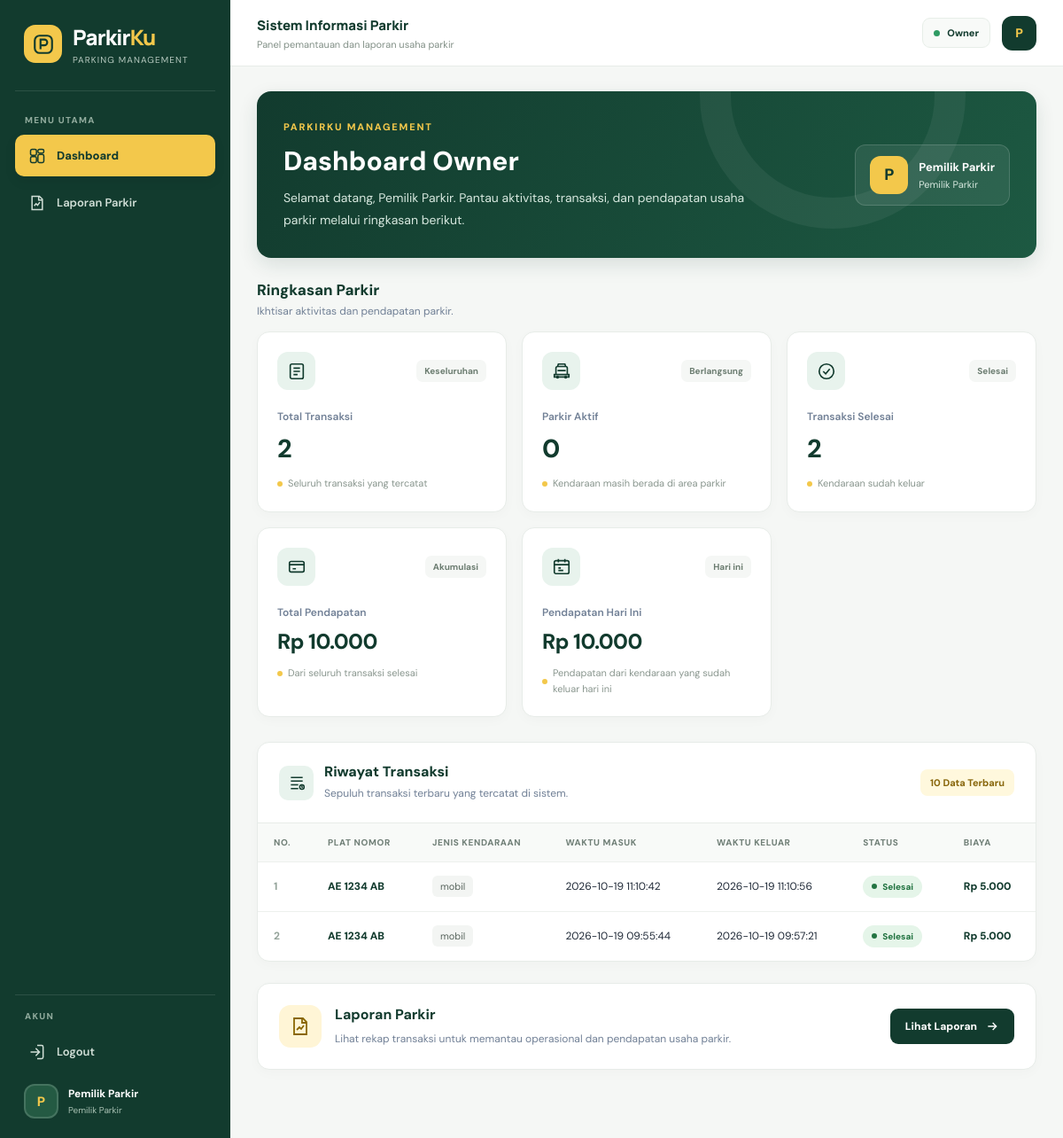
The app's page /parkir/owner/dashboard.php (signed in) with its own data.
### tables this page shows
CREATE TABLE `tb_transaksi` (
  `id_parkir` int(11) NOT NULL,
  `id_kendaraan` int(11) NOT NULL,
  `waktu_masuk` datetime NOT NULL DEFAULT current_timestamp(),
  `waktu_keluar` datetime DEFAULT NULL,
  `id_tarif` int(11) DEFAULT NULL,
  `durasi_jam` int(11) DEFAULT NULL,
  `biaya_total` decimal(12,2) NOT NULL DEFAULT 0.00,
  `status` enum('masuk','keluar') NOT NULL DEFAULT 'masuk',
  `id_user` int(11) DEFAULT NULL,
  `id_area` int(11) DEFAULT NULL
);

CREATE TABLE `tb_kendaraan` (
  `id_kendaraan` int(11) NOT NULL,
  `plat_nomor` varchar(15) NOT NULL,
  `jenis_kendaraan` varchar(20) NOT NULL,
  `warna` varchar(20) DEFAULT NULL,
  `pemilik` varchar(100) DEFAULT NULL,
  `id_user` int(11) DEFAULT NULL
);

### parkir/koneksi.php (called while the page is built, shortened)
<?php
function e($nilai): string
{
    return htmlspecialchars(
        (string) $nilai,
        ENT_QUOTES,
        'UTF-8'
    );
}

### parkir/owner/dashboard.php (the view, shortened to what this page needs)
<?php
require_once __DIR__ . '/../koneksi.php';
function formatRupiahOwner($angka): string
{
    return 'Rp ' . number_format((float) $angka, 0, ',', '.');
}
$totalTransaksi = 0;
$parkirAktif = 0;
$transaksiSelesai = 0;
$totalPendapatan = 0;
$pendapatanHariIni = 0;
$terbaru = [];
try {
    $totalTransaksi = (int) $pdo->query(
        'SELECT COUNT(*) FROM tb_transaksi'
    )->fetchColumn();
    $parkirAktif = (int) $pdo->query(
        "SELECT COUNT(*) FROM tb_transaksi WHERE status = 'masuk'"
    )->fetchColumn();
    $transaksiSelesai = (int) $pdo->query(
        "SELECT COUNT(*) FROM tb_transaksi WHERE status = 'keluar'"
    )->fetchColumn();
    $totalPendapatan = (float) $pdo->query(
        "SELECT COALESCE(SUM(biaya_total), 0)
         FROM tb_transaksi
         WHERE status = 'keluar'"
    )->fetchColumn();
    $pendapatanHariIni = (float) $pdo->query(
        "SELECT COALESCE(SUM(biaya_total), 0)
         FROM tb_transaksi
         WHERE status = 'keluar'
           AND DATE(waktu_keluar) = CURDATE()"
    )->fetchColumn();
    $stmt = $pdo->query(
        "SELECT
            t.id_parkir,
            k.plat_nomor,
            k.jenis_kendaraan,
            t.waktu_masuk,
            t.waktu_keluar,
            t.status,
            t.biaya_total
         FROM tb_transaksi t
         INNER JOIN tb_kendaraan k
            ON k.id_kendaraan = t.id_kendaraan
         ORDER BY t.id_parkir DESC
         LIMIT 10"
    );
    $terbaru = $stmt->fetchAll(PDO::FETCH_ASSOC);
} catch (Throwable $e) {
    error_log('Dashboard Owner: ' . $e->getMessage());
    $errorDashboard = 'Sebagian data dashboard gagal dimuat. Periksa database.';
}
require __DIR__ . '/header.php';
?>
<div class="owner-dashboard">
    <section class="owner-welcome">
        <div class="owner-welcome-content">
            <span class="owner-eyebrow">ParkirKu Management</span>
            <h1>Dashboard Owner</h1>
            <p>
                Selamat datang, <?= e($namaOwner) ?>.
                Pantau aktivitas, transaksi, dan pendapatan usaha parkir
                melalui ringkasan berikut.
            </p>
        </div>
        <div class="owner-profile">
            <div class="owner-avatar">
                <?= e(strtoupper(substr($namaOwner, 0, 1))) ?>
            </div>
            <div>
                <div class="owner-profile-name"><?= e($namaOwner) ?></div>
                <div class="owner-profile-role">Pemilik Parkir</div>
            </div>
        </div>
    </section>
    <div class="owner-section-heading">
        <div>
            <h2>Ringkasan Parkir</h2>
            <p>Ikhtisar aktivitas dan pendapatan parkir.</p>
        </div>
    </div>
    <section class="owner-cards">
        <div class="owner-card">
            <div class="owner-card-top">
                <div class="owner-card-icon">
                    <svg viewBox="0 0 24 24" fill="none" stroke="currentColor" stroke-width="1.8">
                        <rect x="4" y="3" width="16" height="18" rx="2"/>
                        <path d="M8 8h8M8 12h8M8 16h5"/>
                    </svg>
                </div>
                <span class="owner-card-tag">Keseluruhan</span>
            </div>
            <div class="owner-card-label">Total Transaksi</div>
            <div class="owner-card-value">
                <?= number_format($totalTransaksi, 0, ',', '.') ?>
            </div>
            <div class="owner-card-note">Seluruh transaksi yang tercatat</div>
        </div>
        <div class="owner-card">
            <div class="owner-card-top">
                <div class="owner-card-icon">
                    <svg viewBox="0 0 24 24" fill="none" stroke="currentColor" stroke-width="1.8">
                        <path d="M5 16V8a2 2 0 0 1 2-2h10a2 2 0 0 1 2 2v8"/>
                        <path d="M3 16h18v3H3zM7 11h10M7 6l1-3h8l1 3"/>
                        <circle cx="7" cy="19" r="1"/>
                        <circle cx="17" cy="19" r="1"/>
                    </svg>
                </div>
                <span class="owner-card-tag">Berlangsung</span>
            </div>
            <div class="owner-card-label">Parkir Aktif</div>
            <div class="owner-card-value">
                <?= number_format($parkirAktif, 0, ',', '.') ?>
            </div>
            <div class="owner-card-note">Kendaraan masih berada di area parkir</div>
        </div>
        <div class="owner-card">
            <div class="owner-card-top">
                <div class="owner-card-icon">
                    <svg viewBox="0 0 24 24" fill="none" stroke="currentColor" stroke-width="1.8">
                        <circle cx="12" cy="12" r="9"/>
                        <path d="m8 12 3 3 5-6"/>
                    </svg>
                </div>
                <span class="owner-card-tag">Selesai</span>
            </div>
            <div class="owner-card-label">Transaksi Selesai</div>
            <div class="owner-card-value">
                <?= number_format($transaksiSelesai, 0, ',', '.') ?>
            </div>
            <div class="owner-card-note">Kendaraan sudah keluar</div>
        </div>
        <div class="owner-card">
            <div class="owner-card-top">
                <div class="owner-card-icon">
                    <svg viewBox="0 0 24 24" fill="none" stroke="currentColor" stroke-width="1.8">
                        <rect x="3" y="6" width="18" height="13" rx="2"/>
                        <path d="M3 10h18M7 15h4"/>
                    </svg>
                </div>
                <span class="owner-card-tag">Akumulasi</span>
            </div>
            <div class="owner-card-label">Total Pendapatan</div>
            <div class="owner-card-value money">
                <?= formatRupiahOwner($totalPendapatan) ?>
            </div>
            <div class="owner-card-note">Dari seluruh transaksi selesai</div>
        </div>
        <div class="owner-card">
            <div class="owner-card-top">
                <div class="owner-card-icon">
                    <svg viewBox="0 0 24 24" fill="none" stroke="currentColor" stroke-width="1.8">
                        <rect x="3" y="5" width="18" height="16" rx="2"/>
                        <path d="M16 3v4M8 3v4M3 10h18M8 14h3M8 17h6"/>
                    </svg>
                </div>
                <span class="owner-card-tag">Hari ini</span>
            </div>
            <div class="owner-card-label">Pendapatan Hari Ini</div>
            <div class="owner-card-value money">
                <?= formatRupiahOwner($pendapatanHariIni) ?>
            </div>
            <div class="owner-card-note">Pendapatan dari kendaraan yang sudah keluar hari ini</div>
        </div>
    </section>
    <section class="owner-panel">
        <div class="owner-panel-header">
            <div class="owner-panel-title">
                <div class="owner-panel-icon">
                    <svg viewBox="0 0 24 24" fill="none" stroke="currentColor" stroke-width="1.8">
                        <path d="M4 5h16M4 10h16M4 15h10M4 20h10"/>
                        <circle cx="19" cy="18" r="3"/>
                        <path d="M19 16v2l1 1"/>
                    </svg>
                </div>
                <div>
                    <h2>Riwayat Transaksi</h2>
                    <p>Sepuluh transaksi terbaru yang tercatat di sistem.</p>
                </div>
            </div>
            <span class="owner-total-label">10 Data Terbaru</span>
        </div>
        <div class="owner-table-wrap">
            <table class="owner-table">
                <thead>
                    <tr>
                        <th>No.</th>
                        <th>Plat Nomor</th>
                        <th>Jenis Kendaraan</th>
                        <th>Waktu Masuk</th>
                        <th>Waktu Keluar</th>
                        <th>Status</th>
                        <th>Biaya</th>
                    </tr>
                </thead>
                <tbody>
                    <?php if (empty($terbaru)): ?>
                        <tr>
                            <td colspan="7" class="owner-empty">
                                <span class="owner-empty-mark">—</span>
                                Belum ada transaksi parkir.
                            </td>
                        </tr>
                    <?php else: ?>
                        <?php foreach ($terbaru as $i => $t): ?>
                            <?php $sudahKeluar = $t['status'] === 'keluar'; ?>
                            <tr>
                                <td class="owner-number"><?= $i + 1 ?></td>
                                <td class="owner-plate">
                                    <?= e($t['plat_nomor']) ?>
                                </td>
                                <td>
                                    <span class="owner-type">
                                        <?= e($t['jenis_kendaraan']) ?>
                                    </span>
                                </td>
                                <td><?= e($t['waktu_masuk']) ?></td>
                                <td>
                                    <?= !empty($t['waktu_keluar'])
                                        ? e($t['waktu_keluar'])
                                        : '-' ?>
                                </td>
                                <td>
                                    <span class="owner-badge <?= $sudahKeluar
                                        ? 'owner-badge-done'
                                        : 'owner-badge-active' ?>">
                                        <?= $sudahKeluar ? 'Selesai' : 'Parkir Aktif' ?>
                                    </span>
                                </td>
                                <td class="owner-cost">
                                    <?= formatRupiahOwner($t['biaya_total']) ?>
                                </td>
                            </tr>
                        <?php endforeach; ?>
                    <?php endif; ?>
                </tbody>
            </table>
        </div>
    </section>
    <section class="owner-panel">
        <div class="owner-report">
            <div class="owner-report-content">
                <div class="owner-report-icon">
                    <svg viewBox="0 0 24 24" fill="none" stroke="currentColor" stroke-width="1.8">
                        <path d="M5 3h10l4 4v14H5z"/>
                        <path d="M14 3v5h5M8 16l3-3 2 2 3-4"/>
                    </svg>
                </div>
                <div>
                    <h2>Laporan Parkir</h2>
                    <p>
                        Lihat rekap transaksi untuk memantau operasional
                        dan pendapatan usaha parkir.
                    </p>
                </div>
            </div>
            <a class="owner-report-link" href="rekap.php">
                Lihat Laporan
                <svg viewBox="0 0 24 24" fill="none" stroke="currentColor" stroke-width="2">
                    <path d="M5 12h14M13 6l6 6-6 6"/>
                </svg>
            </a>
        </div>
    </section>
</div>
<?php require __DIR__ . '/footer.php'; ?>

### parkir/style.css (style rules this page uses)
:root { --navy: #172554; --blue: #2563eb; --blue-light: #eff6ff; --background: #f4f7fb; --white: #ffffff; --text: #1e293b; --muted: #64748b; --border: #e2e8f0; --green: #15803d; --red: #dc2626; }
* { box-sizing: border-box; margin: 0; padding: 0; }
body { font-family: Arial, Helvetica, sans-serif; background: var(--background); color: var(--text); font-size: 14px; }
a { color: inherit; text-decoration: none; }
table { width: 100%; border-collapse: collapse; white-space: nowrap; }
th { background: #f8fafc; color: #475569; font-size: 12px; text-align: left; text-transform: uppercase; letter-spacing: 0.3px; }
th, td { padding: 15px 13px; border-bottom: 1px solid var(--border); }

### parkir/owner/header.php (style rules this page uses)
:root { --owner-green: #123b2e; --owner-green-light: #1d5942; --owner-yellow: #f3c84b; --owner-bg: #f5f7f5; --owner-white: #ffffff; --owner-text: #25352c; --owner-muted: #829087; --owner-border: #e7ece8; --owner-sidebar-width: 260px; }
* { box-sizing: border-box; }
html { min-height: 100%; scroll-behavior: smooth; }
body { margin: 0; min-height: 100vh; font-family: 'DM Sans', Arial, sans-serif; background: var(--owner-bg); color: var(--owner-text); }
a { -webkit-tap-highlight-color: transparent; }

### records on screen
tb_transaksi: id_kendaraan.plat_nomor "AE 1234 AB", id_kendaraan.jenis_kendaraan "mobil", waktu_masuk "2026-10-19 11:10:42", waktu_keluar "2026-10-19 11:10:56", status "Selesai", biaya_total "Rp 5.000"
tb_transaksi: id_kendaraan.plat_nomor "AE 1234 AB", id_kendaraan.jenis_kendaraan "mobil", waktu_masuk "2026-10-19 09:55:44", waktu_keluar "2026-10-19 09:57:21", status "Selesai", biaya_total "Rp 5.000"

### other values on screen
$inisialOwner "P"
$namaOwner "Pemilik Parkir"
substr($namaOwner, 0, 1) "P"
$totalTransaksi "2"
$parkirAktif "0"
$transaksiSelesai "2"
formatRupiahOwner($totalPendapatan) "Rp 10.000"
formatRupiahOwner($pendapatanHariIni) "Rp 10.000"
